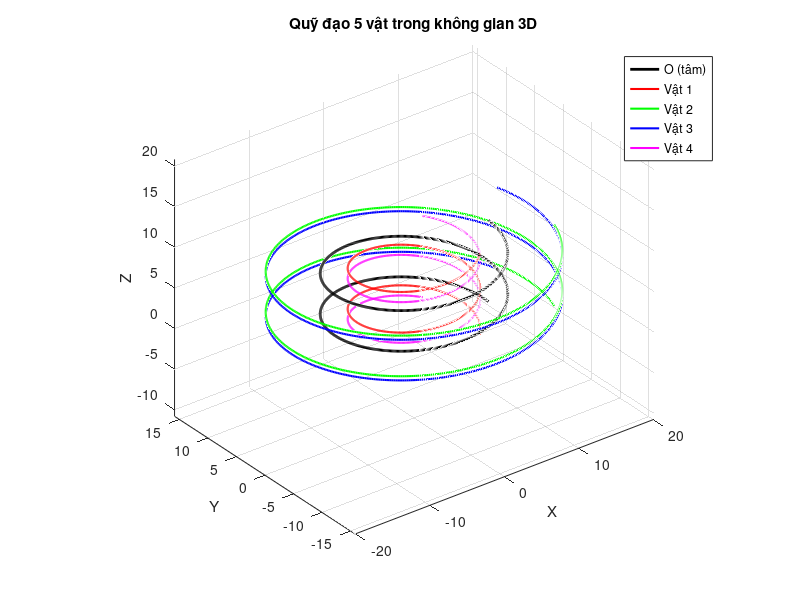

Recreate this plot in MATLAB.
clc; clear; close all;

% Thời gian
t = linspace(0, 20, 1000);   % 0 -> 20s, 1000 điểm
theta = 2*pi*t/10;           % góc quay quanh z (1 vòng trong 10s)

% Quỹ đạo của vật O (tâm)
R = 10;                      % bán kính quỹ đạo tròn
z_speed = 0.5;               % tốc độ tăng theo z
O = [R*cos(theta); R*sin(theta); z_speed*t];  % (x,y,z)

% Vị trí 4 vật trong hệ cục bộ (hình vuông cạnh 10, tâm O)
a = 5;
local_pos = [ -a, -a, 0;
               a, -a, 0;
               a,  a, 0;
              -a,  a, 0 ]';

% Quỹ đạo toàn cục của 4 vật
traj = cell(4,1);
for k = 1:4
    traj{k} = zeros(3, length(t));
    for i = 1:length(t)
        Rz = [cos(theta(i)) -sin(theta(i)) 0;
              sin(theta(i))  cos(theta(i)) 0;
              0              0             1];
        traj{k}(:,i) = O(:,i) + Rz*local_pos(:,k);
    end
end

% Vẽ quỹ đạo 3D
figure; hold on; grid on; axis equal;
plot3(O(1,:), O(2,:), O(3,:), 'k', 'LineWidth', 2); % quỹ đạo vật O
colors = ['r','g','b','m'];
for k = 1:4
    plot3(traj{k}(1,:), traj{k}(2,:), traj{k}(3,:), colors(k), 'LineWidth', 1.5);
end
xlabel('X'); ylabel('Y'); zlabel('Z');
title('Quỹ đạo 5 vật trong không gian 3D');
legend('O (tâm)', 'Vật 1','Vật 2','Vật 3','Vật 4');
view(3); % góc nhìn 3D
